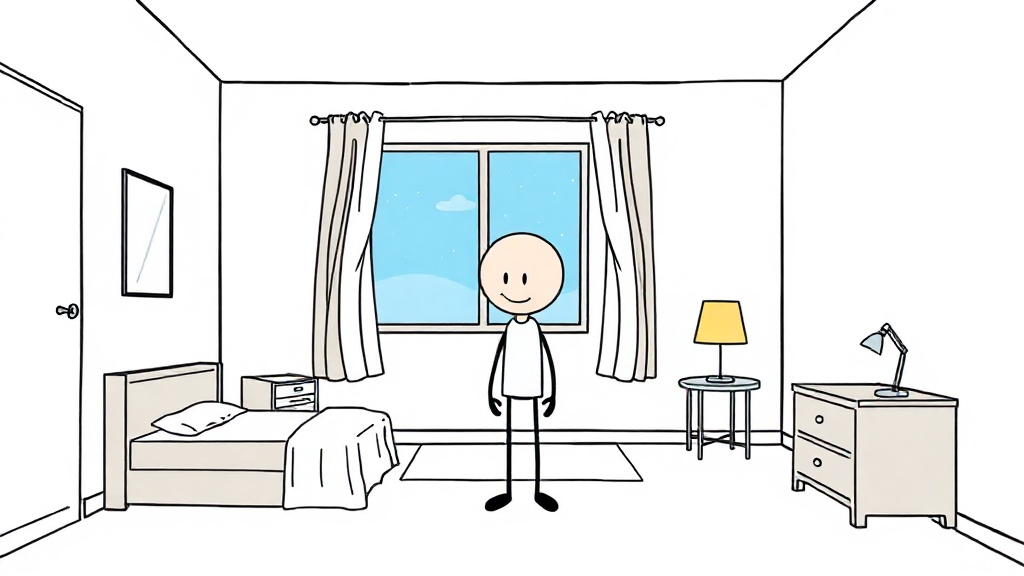
#> input picture tools/video-generator/Testing/output/images/scene_001.png, 1024 x 576 px; its folder holds only this picture in this run
$ python build_contact_sheets.py
#> lines starting #> are read from the running program, lines starting #| are printed output that depends on the picture
import os
from PIL import Image, ImageDraw, ImageFont

IMG_DIR = "Testing/output/images"
OUT_DIR = "Testing/output"

files = sorted(f for f in os.listdir(IMG_DIR) if f.endswith(".png"))
print(f"{len(files)} images")

THUMB_W, THUMB_H = 320, 180
COLS = 6
PER_SHEET = 30  # 5 rows x 6 cols

for sheet_idx in range(0, len(files), PER_SHEET):
    chunk = files[sheet_idx:sheet_idx + PER_SHEET]
    rows = (len(chunk) + COLS - 1) // COLS
    sheet = Image.new("RGB", (COLS * THUMB_W, rows * (THUMB_H + 20)), "white")
#> sheet: PIL image 1920x200 RGB; every value is 255
    draw = ImageDraw.Draw(sheet)
    for i, fname in enumerate(chunk):
        img = Image.open(os.path.join(IMG_DIR, fname)).resize((THUMB_W, THUMB_H))
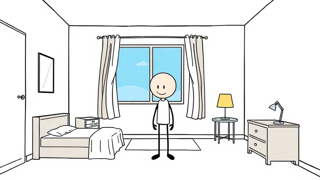
#> img: PIL image 320x180 RGB; mean R, G, B 232.5, 235.2, 235.1
        r, c = divmod(i, COLS)
        x, y = c * THUMB_W, r * (THUMB_H + 20)
        sheet.paste(img, (x, y))
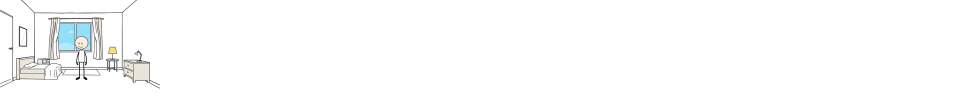
#> sheet: PIL image 1920x200 RGB (shown at 1/2 size); mean R, G, B 251.6, 252, 252
        draw.text((x + 4, y + THUMB_H + 2), fname, fill="black")
    out_path = os.path.join(OUT_DIR, f"contact_sheet_{sheet_idx // PER_SHEET + 1:02d}.png")
    sheet.save(out_path)
    print("saved", out_path)

$ run again, on tools/video-generator/Testing/output/images/scene_006.png
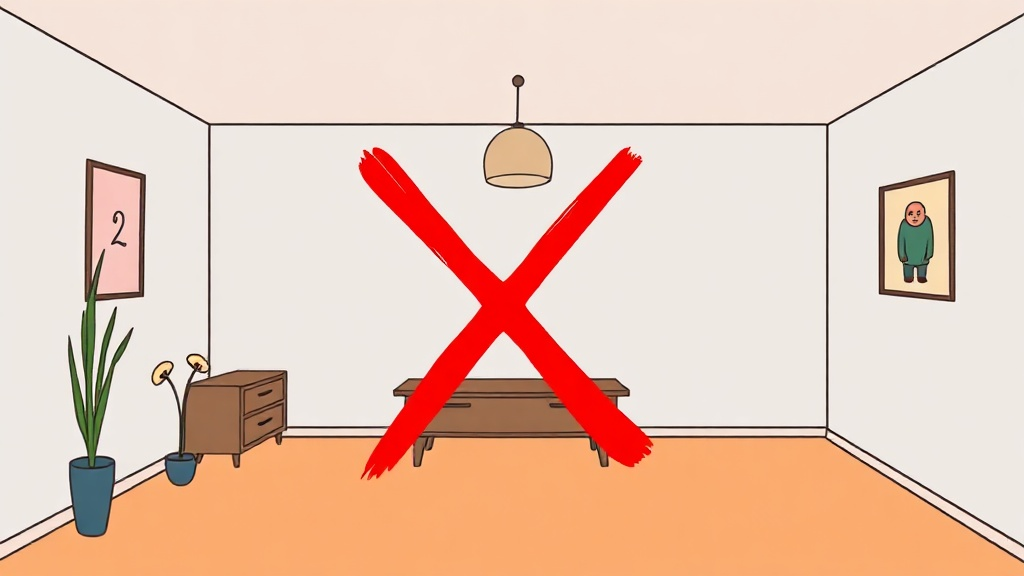
#> input picture tools/video-generator/Testing/output/images/scene_006.png, 1024 x 576 px
#> `img = Image.open(os.path.join(IMG_DIR, fname)).resize((THUMB_W, THUMB_..`:
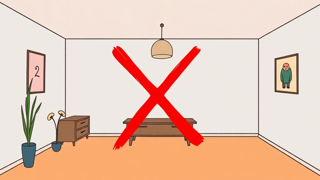
#> img: PIL image 320x180 RGB; mean R, G, B 232.5, 199.5, 181.8
#> `sheet.paste(img, (x, y))`:
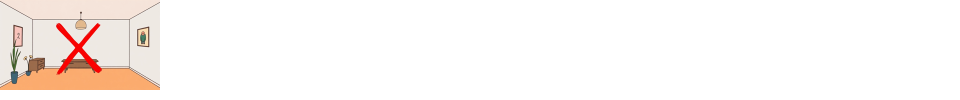
#> sheet: PIL image 1920x200 RGB (shown at 1/2 size); mean R, G, B 251.6, 246.7, 244

$ run again, on tools/video-generator/Testing/output/images/scene_008.png
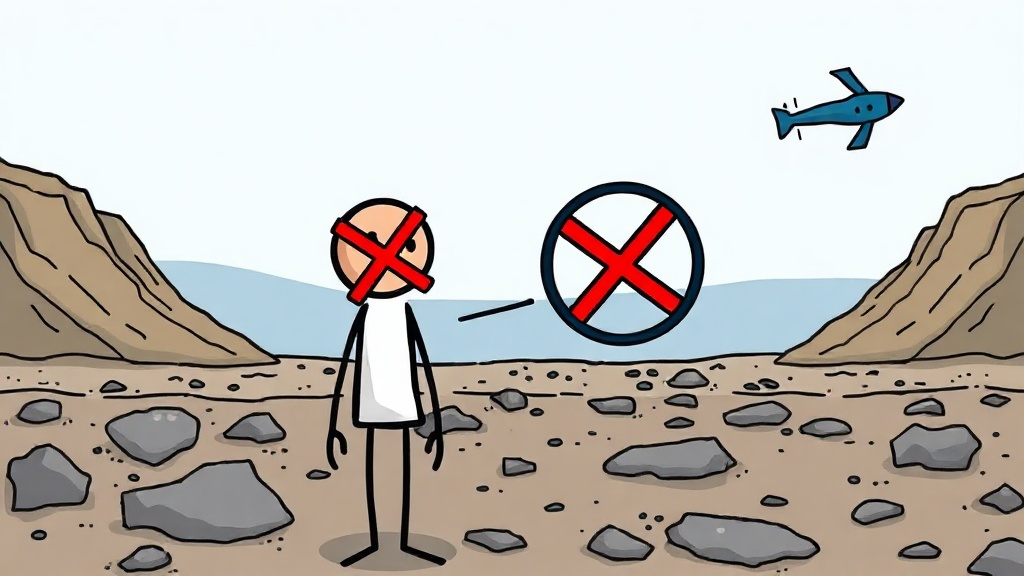
#> input picture tools/video-generator/Testing/output/images/scene_008.png, 1024 x 576 px
#> `img = Image.open(os.path.join(IMG_DIR, fname)).resize((THUMB_W, THUMB_..`:
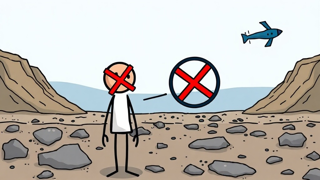
#> img: PIL image 320x180 RGB; mean R, G, B 191, 186.2, 180.4
#> `sheet.paste(img, (x, y))`:
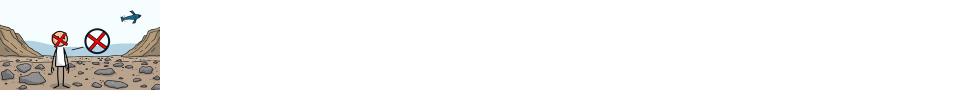
#> sheet: PIL image 1920x200 RGB (shown at 1/2 size); mean R, G, B 245.4, 244.7, 243.8

$ run again, on tools/video-generator/Testing/output/images/scene_002.png
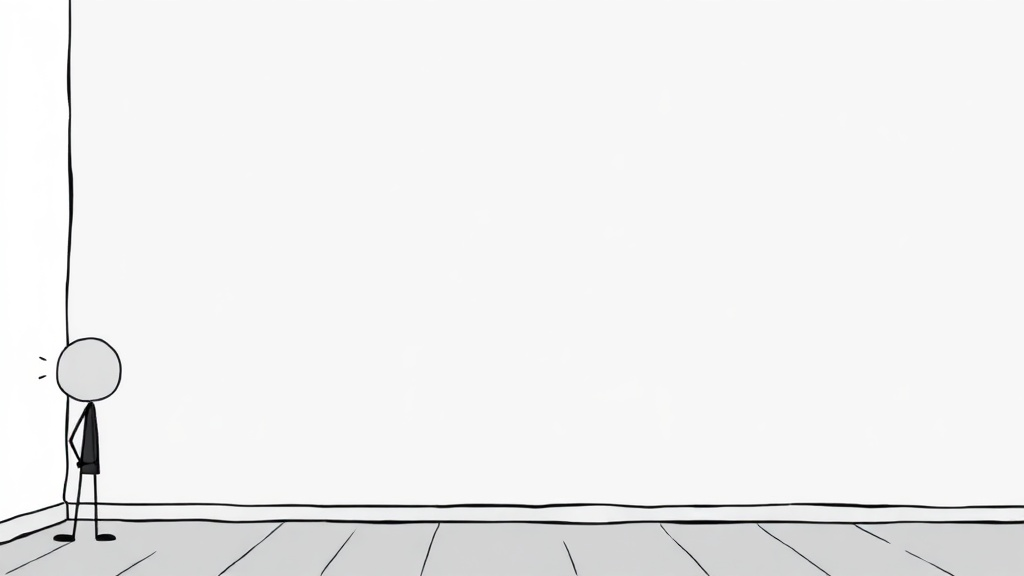
#> input picture tools/video-generator/Testing/output/images/scene_002.png, 1024 x 576 px
#> `img = Image.open(os.path.join(IMG_DIR, fname)).resize((THUMB_W, THUMB_..`:
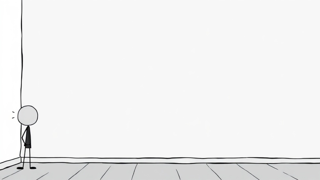
#> img: PIL image 320x180 RGB; mean R, G, B 240.1, 240.1, 240.2
#> `sheet.paste(img, (x, y))`:
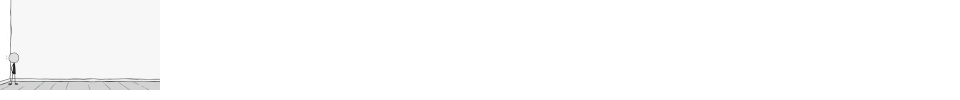
#> sheet: PIL image 1920x200 RGB (shown at 1/2 size); mean R, G, B 252.8, 252.8, 252.8
